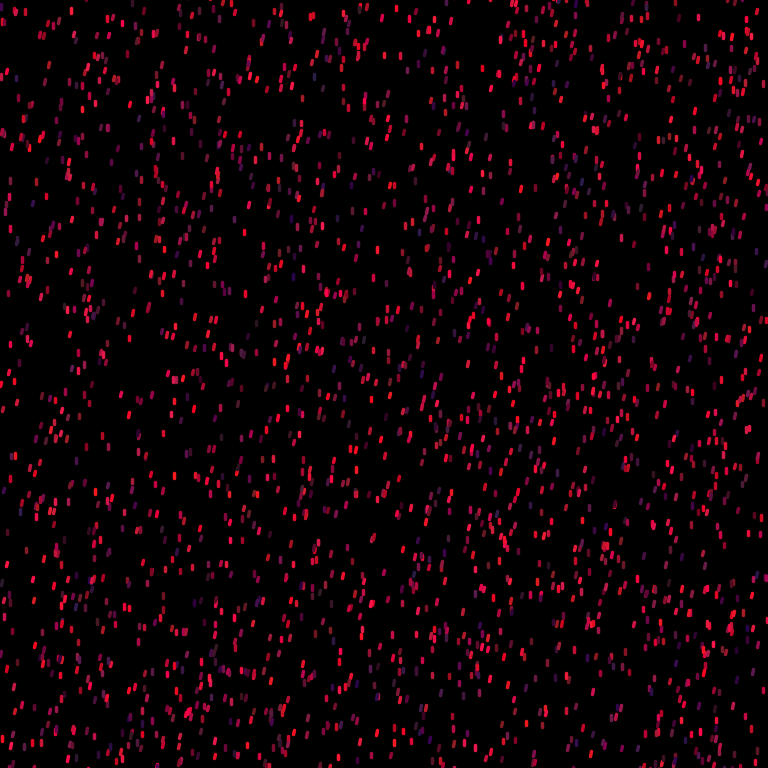
Frame 1 (no input)
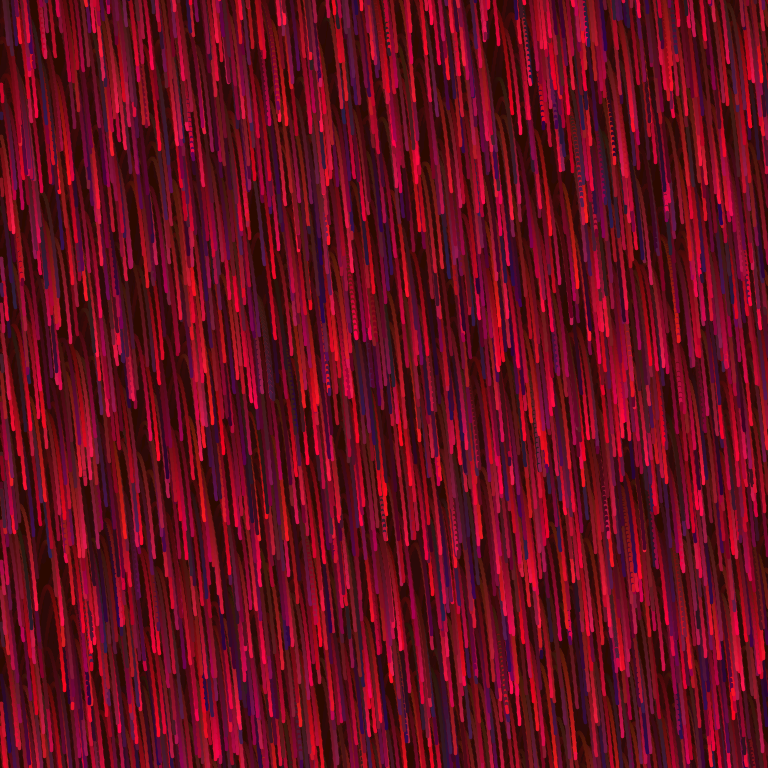
Frame 60 (the mouse pressed at the canvas centre just before this capture)
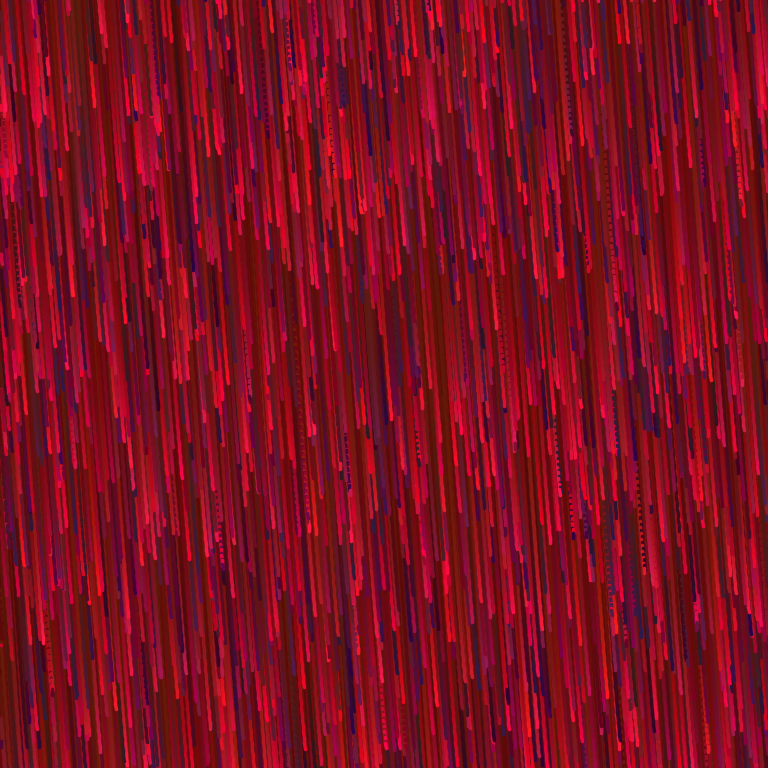
Frame 120 (the mouse held since frame 60 and released just before this capture)

The Processing sketch that drew these frames (run headless with seeded random() and noise(); from frame 60 on, the mouse is pressed at the canvas centre):

// Processing sketch: heartbeat
// ── heartbeat.pde
ArrayList<Particle> particles = new ArrayList<Particle>();
float num_particles = 4000;
float angle = random(1);
boolean redUp;
int redCount;

void setup() {
  size(768, 768);
  background(0);
  redCount = 0;
  redUp = true;
  
  for(int i = 0; i < num_particles; i++) {
    particles.add(new Particle(random(width), random(-300, height + 300), angle));
  }
  
  for(Particle p : particles) {
    p.initialDrawParticle();
  }
}

void draw() {
  noStroke();
  fill(redCount, redCount / 4, 0, 15);
  if(redUp) {
    redCount++;
    if(redCount >= 100) {
      redUp = !redUp;
    }
  } else {
    redCount--;
    if(redCount <= 30) {
      redUp = !redUp;
    }
  } 
  rect(0, 0, width, height);
  
  for(Particle p : particles) {
    p.drawParticle();
  }
}

// ── particle.pde
class Particle {
  float x1, x2, y1, y2, angle, vel, y_offset;
  float radius = 300;
  color c;
  
  Particle(float _x, float _y, float _a) {
    vel = 0.004;
    x1 = _x;
    y1 = _y;
    y_offset = y1;
    angle = _a;
    c = color(random(40, 255), random(30), random(30, 80));
  }

  void drawParticle() {
    updateParticle();
    stroke(c);
    strokeWeight(3.5);
  }
  
  void updateParticle() {
    if (x1 > width) {
      x1 = 0;
      y1 = random(-radius, height + radius);
    
      x2 = x1;
      y2 = y1;
      y_offset = y1;
      
      x1 += 0.5;
      y1 = (sin(2 * PI * angle) * radius) + y_offset;
    }
    
    x2 = x1;
    y2 = y1;
    
    x1 += 0.5;
    y1 = (sin(2 * PI * angle) * radius) + y_offset;
   
    angle += vel;
    
    line(x1, y1, x2, y2);  
  }
  
  void initialDrawParticle() {
    x2 = x1;
    y2 = y1;
    
    x1 += 0.5;
    y1 = (sin(2 * PI * angle) * radius) + y_offset;
   
    angle += vel;
  }
}
